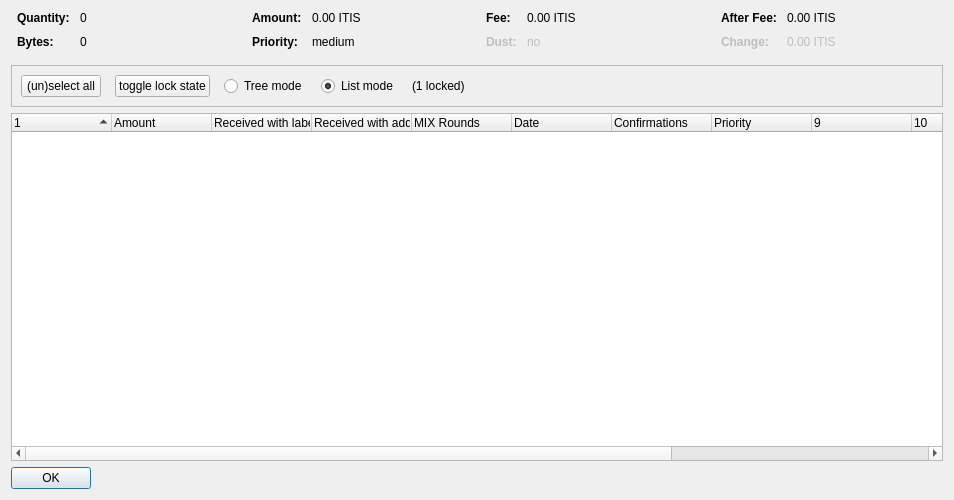
<?xml version="1.0" encoding="UTF-8"?>
<ui version="4.0">
 <class>CoinControlDialog</class>
 <widget class="QDialog" name="CoinControlDialog">
  <property name="geometry">
   <rect>
    <x>0</x>
    <y>0</y>
    <width>954</width>
    <height>500</height>
   </rect>
  </property>
  <property name="windowTitle">
   <string>Coin Selection</string>
  </property>
  <layout class="QVBoxLayout" name="verticalLayout">
   <item>
    <layout class="QHBoxLayout" name="horizontalLayoutTop" stretch="0,0,0,0">
     <property name="topMargin">
      <number>0</number>
     </property>
     <property name="bottomMargin">
      <number>10</number>
     </property>
     <item>
      <layout class="QFormLayout" name="formLayoutCoinControl1">
       <property name="horizontalSpacing">
        <number>10</number>
       </property>
       <property name="verticalSpacing">
        <number>10</number>
       </property>
       <property name="leftMargin">
        <number>6</number>
       </property>
       <property name="rightMargin">
        <number>6</number>
       </property>
       <item row="0" column="0">
        <widget class="QLabel" name="labelCoinControlQuantityText">
         <property name="font">
          <font>
           <weight>75</weight>
           <bold>true</bold>
          </font>
         </property>
         <property name="text">
          <string>Quantity:</string>
         </property>
        </widget>
       </item>
       <item row="0" column="1">
        <widget class="QLabel" name="labelCoinControlQuantity">
         <property name="cursor">
          <cursorShape>IBeamCursor</cursorShape>
         </property>
         <property name="contextMenuPolicy">
          <enum>Qt::ActionsContextMenu</enum>
         </property>
         <property name="text">
          <string notr="true">0</string>
         </property>
         <property name="textInteractionFlags">
          <set>Qt::LinksAccessibleByMouse|Qt::TextSelectableByKeyboard|Qt::TextSelectableByMouse</set>
         </property>
        </widget>
       </item>
       <item row="1" column="0">
        <widget class="QLabel" name="labelCoinControlBytesText">
         <property name="font">
          <font>
           <weight>75</weight>
           <bold>true</bold>
          </font>
         </property>
         <property name="text">
          <string>Bytes:</string>
         </property>
        </widget>
       </item>
       <item row="1" column="1">
        <widget class="QLabel" name="labelCoinControlBytes">
         <property name="cursor">
          <cursorShape>IBeamCursor</cursorShape>
         </property>
         <property name="contextMenuPolicy">
          <enum>Qt::ActionsContextMenu</enum>
         </property>
         <property name="text">
          <string notr="true">0</string>
         </property>
         <property name="textInteractionFlags">
          <set>Qt::LinksAccessibleByMouse|Qt::TextSelectableByKeyboard|Qt::TextSelectableByMouse</set>
         </property>
        </widget>
       </item>
      </layout>
     </item>
     <item>
      <layout class="QFormLayout" name="formLayoutCoinControl2">
       <property name="horizontalSpacing">
        <number>10</number>
       </property>
       <property name="verticalSpacing">
        <number>10</number>
       </property>
       <property name="leftMargin">
        <number>6</number>
       </property>
       <property name="rightMargin">
        <number>6</number>
       </property>
       <item row="0" column="0">
        <widget class="QLabel" name="labelCoinControlAmountText">
         <property name="font">
          <font>
           <weight>75</weight>
           <bold>true</bold>
          </font>
         </property>
         <property name="text">
          <string>Amount:</string>
         </property>
        </widget>
       </item>
       <item row="0" column="1">
        <widget class="QLabel" name="labelCoinControlAmount">
         <property name="cursor">
          <cursorShape>IBeamCursor</cursorShape>
         </property>
         <property name="contextMenuPolicy">
          <enum>Qt::ActionsContextMenu</enum>
         </property>
         <property name="text">
          <string notr="true">0.00 ITIS</string>
         </property>
         <property name="textInteractionFlags">
          <set>Qt::LinksAccessibleByMouse|Qt::TextSelectableByKeyboard|Qt::TextSelectableByMouse</set>
         </property>
        </widget>
       </item>
       <item row="1" column="0">
        <widget class="QLabel" name="labelCoinControlPriorityText">
         <property name="font">
          <font>
           <weight>75</weight>
           <bold>true</bold>
          </font>
         </property>
         <property name="text">
          <string>Priority:</string>
         </property>
        </widget>
       </item>
       <item row="1" column="1">
        <widget class="QLabel" name="labelCoinControlPriority">
         <property name="cursor">
          <cursorShape>IBeamCursor</cursorShape>
         </property>
         <property name="contextMenuPolicy">
          <enum>Qt::ActionsContextMenu</enum>
         </property>
         <property name="text">
          <string>medium</string>
         </property>
         <property name="textInteractionFlags">
          <set>Qt::LinksAccessibleByMouse|Qt::TextSelectableByKeyboard|Qt::TextSelectableByMouse</set>
         </property>
        </widget>
       </item>
      </layout>
     </item>
     <item>
      <layout class="QFormLayout" name="formLayoutCoinControl3">
       <property name="horizontalSpacing">
        <number>10</number>
       </property>
       <property name="verticalSpacing">
        <number>10</number>
       </property>
       <property name="leftMargin">
        <number>6</number>
       </property>
       <property name="rightMargin">
        <number>6</number>
       </property>
       <item row="0" column="0">
        <widget class="QLabel" name="labelCoinControlFeeText">
         <property name="font">
          <font>
           <weight>75</weight>
           <bold>true</bold>
          </font>
         </property>
         <property name="text">
          <string>Fee:</string>
         </property>
        </widget>
       </item>
       <item row="0" column="1">
        <widget class="QLabel" name="labelCoinControlFee">
         <property name="cursor">
          <cursorShape>IBeamCursor</cursorShape>
         </property>
         <property name="contextMenuPolicy">
          <enum>Qt::ActionsContextMenu</enum>
         </property>
         <property name="text">
          <string notr="true">0.00 ITIS</string>
         </property>
         <property name="textInteractionFlags">
          <set>Qt::LinksAccessibleByMouse|Qt::TextSelectableByKeyboard|Qt::TextSelectableByMouse</set>
         </property>
        </widget>
       </item>
       <item row="1" column="0">
        <widget class="QLabel" name="labelCoinControlLowOutputText">
         <property name="enabled">
          <bool>false</bool>
         </property>
         <property name="font">
          <font>
           <weight>75</weight>
           <bold>true</bold>
          </font>
         </property>
         <property name="text">
          <string>Dust:</string>
         </property>
        </widget>
       </item>
       <item row="1" column="1">
        <widget class="QLabel" name="labelCoinControlLowOutput">
         <property name="enabled">
          <bool>false</bool>
         </property>
         <property name="cursor">
          <cursorShape>IBeamCursor</cursorShape>
         </property>
         <property name="contextMenuPolicy">
          <enum>Qt::ActionsContextMenu</enum>
         </property>
         <property name="text">
          <string>no</string>
         </property>
         <property name="textInteractionFlags">
          <set>Qt::LinksAccessibleByMouse|Qt::TextSelectableByKeyboard|Qt::TextSelectableByMouse</set>
         </property>
        </widget>
       </item>
      </layout>
     </item>
     <item>
      <layout class="QFormLayout" name="formLayoutCoinControl4">
       <property name="horizontalSpacing">
        <number>10</number>
       </property>
       <property name="verticalSpacing">
        <number>10</number>
       </property>
       <property name="leftMargin">
        <number>6</number>
       </property>
       <property name="rightMargin">
        <number>6</number>
       </property>
       <item row="0" column="0">
        <widget class="QLabel" name="labelCoinControlAfterFeeText">
         <property name="font">
          <font>
           <weight>75</weight>
           <bold>true</bold>
          </font>
         </property>
         <property name="text">
          <string>After Fee:</string>
         </property>
        </widget>
       </item>
       <item row="0" column="1">
        <widget class="QLabel" name="labelCoinControlAfterFee">
         <property name="cursor">
          <cursorShape>IBeamCursor</cursorShape>
         </property>
         <property name="contextMenuPolicy">
          <enum>Qt::ActionsContextMenu</enum>
         </property>
         <property name="text">
          <string notr="true">0.00 ITIS</string>
         </property>
         <property name="textInteractionFlags">
          <set>Qt::LinksAccessibleByMouse|Qt::TextSelectableByKeyboard|Qt::TextSelectableByMouse</set>
         </property>
        </widget>
       </item>
       <item row="1" column="0">
        <widget class="QLabel" name="labelCoinControlChangeText">
         <property name="enabled">
          <bool>false</bool>
         </property>
         <property name="font">
          <font>
           <weight>75</weight>
           <bold>true</bold>
          </font>
         </property>
         <property name="text">
          <string>Change:</string>
         </property>
        </widget>
       </item>
       <item row="1" column="1">
        <widget class="QLabel" name="labelCoinControlChange">
         <property name="enabled">
          <bool>false</bool>
         </property>
         <property name="cursor">
          <cursorShape>IBeamCursor</cursorShape>
         </property>
         <property name="contextMenuPolicy">
          <enum>Qt::ActionsContextMenu</enum>
         </property>
         <property name="text">
          <string notr="true">0.00 ITIS</string>
         </property>
         <property name="textInteractionFlags">
          <set>Qt::LinksAccessibleByMouse|Qt::TextSelectableByKeyboard|Qt::TextSelectableByMouse</set>
         </property>
        </widget>
       </item>
      </layout>
     </item>
    </layout>
   </item>
   <item>
    <widget class="QFrame" name="frame">
     <property name="minimumSize">
      <size>
       <width>0</width>
       <height>40</height>
      </size>
     </property>
     <property name="frameShape">
      <enum>QFrame::StyledPanel</enum>
     </property>
     <property name="frameShadow">
      <enum>QFrame::Sunken</enum>
     </property>
     <layout class="QHBoxLayout" name="horizontalLayout">
      <item>
       <layout class="QHBoxLayout" name="horizontalLayoutPanel" stretch="0,0,0,0,0,0">
        <property name="spacing">
         <number>14</number>
        </property>
        <item>
         <widget class="QPushButton" name="pushButtonSelectAll">
          <property name="sizePolicy">
           <sizepolicy hsizetype="Maximum" vsizetype="Fixed">
            <horstretch>0</horstretch>
            <verstretch>0</verstretch>
           </sizepolicy>
          </property>
          <property name="text">
           <string>(un)select all</string>
          </property>
          <property name="autoDefault">
           <bool>false</bool>
          </property>
         </widget>
        </item>
        <item>
         <widget class="QPushButton" name="pushButtonToggleLock">
          <property name="sizePolicy">
           <sizepolicy hsizetype="Maximum" vsizetype="Fixed">
            <horstretch>0</horstretch>
            <verstretch>0</verstretch>
           </sizepolicy>
          </property>
          <property name="text">
           <string>toggle lock state</string>
          </property>
          <property name="autoDefault">
           <bool>false</bool>
          </property>
         </widget>
        </item>
        <item>
         <widget class="QRadioButton" name="radioTreeMode">
          <property name="sizePolicy">
           <sizepolicy hsizetype="Maximum" vsizetype="Fixed">
            <horstretch>0</horstretch>
            <verstretch>0</verstretch>
           </sizepolicy>
          </property>
          <property name="text">
           <string>Tree mode</string>
          </property>
         </widget>
        </item>
        <item>
         <widget class="QRadioButton" name="radioListMode">
          <property name="sizePolicy">
           <sizepolicy hsizetype="Maximum" vsizetype="Fixed">
            <horstretch>0</horstretch>
            <verstretch>0</verstretch>
           </sizepolicy>
          </property>
          <property name="text">
           <string>List mode</string>
          </property>
          <property name="checked">
           <bool>true</bool>
          </property>
         </widget>
        </item>
        <item>
         <widget class="QLabel" name="labelLocked">
          <property name="text">
           <string>(1 locked)</string>
          </property>
         </widget>
        </item>
        <item>
         <spacer name="horizontalSpacer">
          <property name="orientation">
           <enum>Qt::Horizontal</enum>
          </property>
          <property name="sizeHint" stdset="0">
           <size>
            <width>40</width>
            <height>20</height>
           </size>
          </property>
         </spacer>
        </item>
       </layout>
      </item>
     </layout>
    </widget>
   </item>
   <item>
    <widget class="CoinControlTreeWidget" name="treeWidget">
     <property name="contextMenuPolicy">
      <enum>Qt::CustomContextMenu</enum>
     </property>
     <property name="sortingEnabled">
      <bool>false</bool>
     </property>
     <property name="columnCount">
      <number>13</number>
     </property>
     <attribute name="headerShowSortIndicator" stdset="0">
      <bool>true</bool>
     </attribute>
     <attribute name="headerStretchLastSection">
      <bool>false</bool>
     </attribute>
     <column>
      <property name="text">
       <string/>
      </property>
     </column>
     <column>
      <property name="text">
       <string>Amount</string>
      </property>
     </column>
     <column>
      <property name="text">
       <string>Received with label</string>
      </property>
     </column>
     <column>
      <property name="text">
       <string>Received with address</string>
      </property>
     </column>
     <column>
      <property name="text">
       <string>MIX Rounds</string>
      </property>
     </column>
     <column>
      <property name="text">
       <string>Date</string>
      </property>
     </column>
     <column>
      <property name="text">
       <string>Confirmations</string>
      </property>
      <property name="toolTip">
       <string>Confirmed</string>
      </property>
     </column>
     <column>
      <property name="text">
       <string>Priority</string>
      </property>
     </column>
     <column>
      <property name="text">
       <string/>
      </property>
     </column>
     <column>
      <property name="text">
       <string/>
      </property>
     </column>
     <column>
      <property name="text">
       <string/>
      </property>
     </column>
     <column>
      <property name="text">
       <string/>
      </property>
     </column>
     <column>
      <property name="text">
       <string/>
      </property>
     </column>
    </widget>
   </item>
   <item>
    <widget class="QDialogButtonBox" name="buttonBox">
     <property name="sizePolicy">
      <sizepolicy hsizetype="Maximum" vsizetype="Fixed">
       <horstretch>0</horstretch>
       <verstretch>0</verstretch>
      </sizepolicy>
     </property>
     <property name="orientation">
      <enum>Qt::Horizontal</enum>
     </property>
     <property name="standardButtons">
      <set>QDialogButtonBox::Ok</set>
     </property>
    </widget>
   </item>
  </layout>
 </widget>
 <customwidgets>
  <customwidget>
   <class>CoinControlTreeWidget</class>
   <extends>QTreeWidget</extends>
   <header>coincontroltreewidget.h</header>
  </customwidget>
 </customwidgets>
 <resources/>
 <connections/>
</ui>
